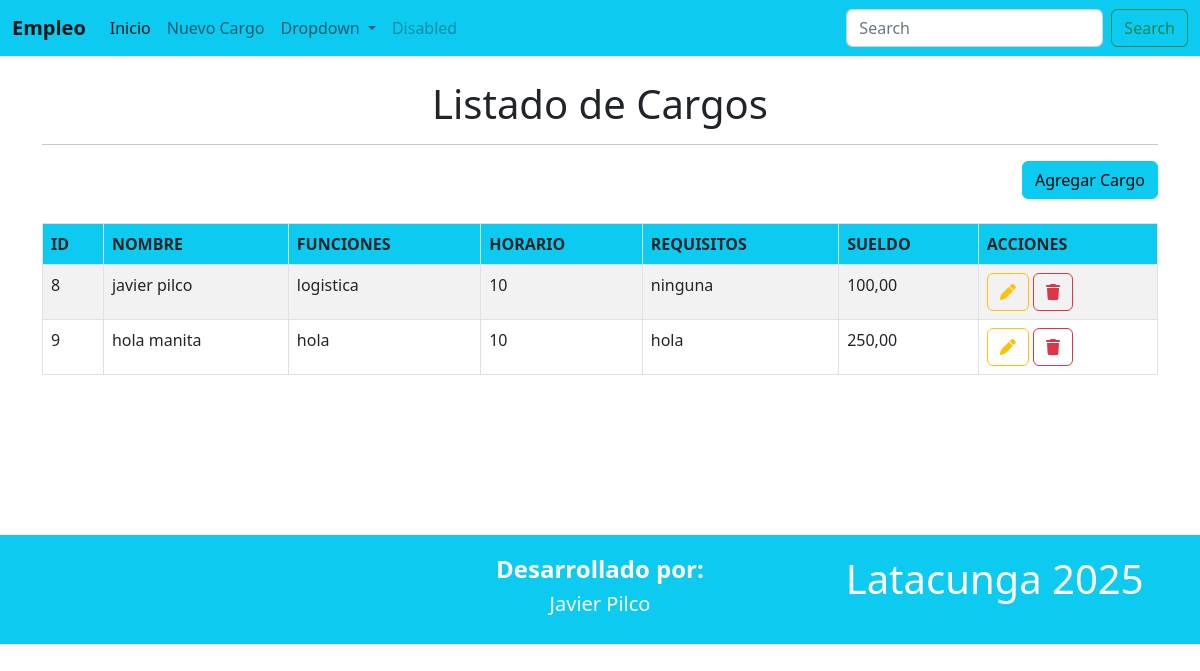
Before: / with the older database file.
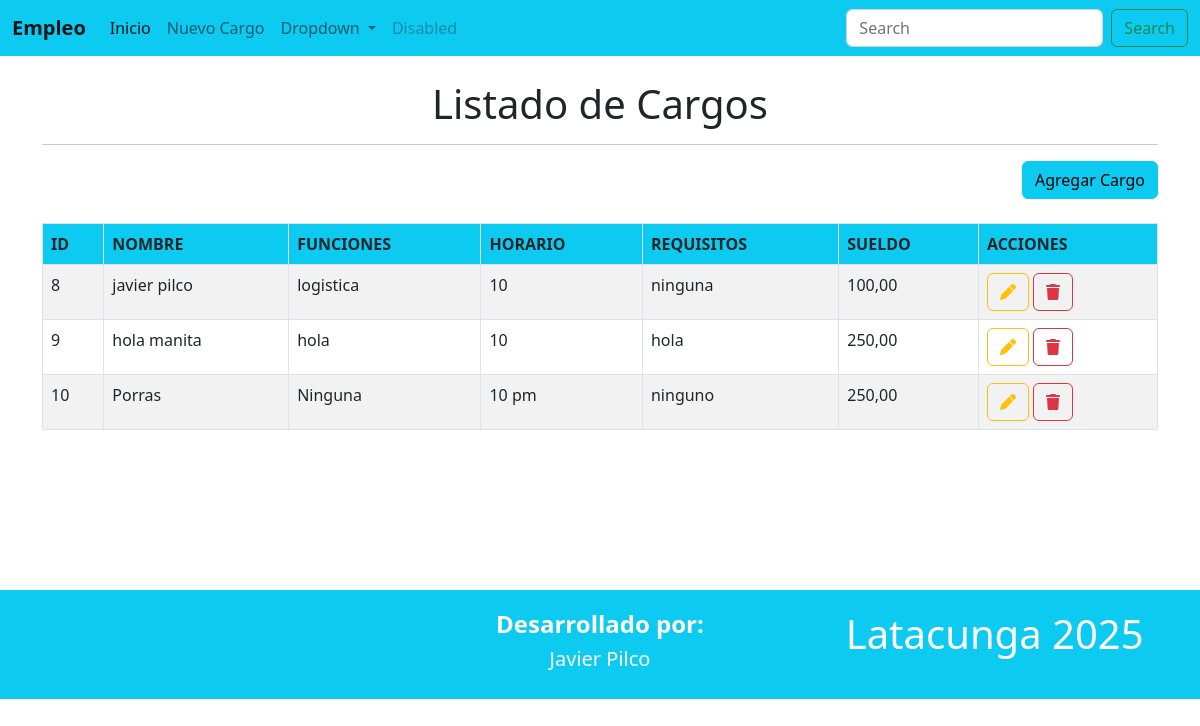
After: the same page with the newer database file.
### Aplicaciones/Empresas/models.py (models this page shows, shortened)
class Cargo(models.Model):
    id=models.AutoField(primary_key=True)
    nombre=models.CharField(max_length=100)
    funciones=models.TextField()
    horario=models.CharField(max_length=500)
    requisitos=models.TextField()
    sueldo=models.DecimalField(max_digits=10,decimal_places=2)
    logo=models.FileField(upload_to='cargo', null=True, blank=True)

### Aplicaciones/Empresas/views.py (the view)
# urls.py: path('',views.inicio),
def inicio(request):
    listadoCargos=Cargo.objects.all()
    return render(request,"inicio.html",{'cargos':listadoCargos})

### Aplicaciones/Empresas/templates/inicio.html (shortened to what this page needs)
{% extends './plantilla.html' %}
{% block contenido %}
<br>
<h1 class="text-center">Listado de Cargos</h1>
<hr>
<div class="row">
    <div class="text-end">
        <a href="nuevoCargo" class="btn btn-info text-right">
            Agregar Cargo
        </a>
    </div>
</div>
<br>
<table  class="table table-bordered
     table-striped table-hover">
    <thead>
        <tr class="bg-info">
            <th>ID</th>
            <th>NOMBRE</th>
            <th>FUNCIONES</th>
            <th>HORARIO</th>
            <th>REQUISITOS</th>
            <th>SUELDO</th>
            <th>ACCIONES</th>
        </tr>
    </thead>
    <tbody>
        {% for cargoTemporal in cargos %}
            <tr>
                <td>{{cargoTemporal.id}}</td>
                <td>{{cargoTemporal.nombre}}</td>
                <td>{{cargoTemporal.funciones}}</td>
                <td>{{cargoTemporal.horario}}</td>
                <td>{{cargoTemporal.requisitos}}</td>
                <td>{{cargoTemporal.sueldo}}</td>
                <td>
                    <a href="editarCargo/{{cargoTemporal.id}}" class="btn btn-outline-warning">
                        <i class="fa fa-pen"></i>
                    </a>
                    <a href="#"
                        data-id="{{cargoTemporal.id}}"
                        class="btn btn-outline-danger btnEliminar">
                        <i class="fa fa-trash"></i>
                    </a>
                </td>
            </tr>
        {% endfor %}
    </tbody>
</table>
<br><br><br><br><br><br>
{% endblock %}

### Aplicaciones/Empresas/templates/plantilla.html (shortened to what this page needs)
<!DOCTYPE html>
<html lang="es">
<head>
    <link href="https://cdn.jsdelivr.net/npm/bootstrap@5.2.3/dist/css/bootstrap.min.css" rel="stylesheet">
    <link rel="stylesheet" href="https://cdnjs.cloudflare.com/ajax/libs/font-awesome/6.7.2/css/all.min.css" />
</head>
<body >
    <nav class="navbar navbar-expand-lg bg-info">
        <div class="container-fluid">
          <a class="navbar-brand" href="/"><b>Empleo</b></a>
          <div class="collapse navbar-collapse" id="navbarSupportedContent">
            <ul class="navbar-nav me-auto mb-2 mb-lg-0">
              <li class="nav-item">
                <a class="nav-link active" aria-current="page" href="/">Inicio</a>
              </li>
              <li class="nav-item">
                <a class="nav-link" href="nuevoCargo">Nuevo Cargo</a>
              </li>
              <li class="nav-item dropdown">
                <a class="nav-link dropdown-toggle" href="#" role="button" data-bs-toggle="dropdown" aria-expanded="false">
                  Dropdown
                </a>
              </li>
              <li class="nav-item">
                <a class="nav-link disabled">Disabled</a>
              </li>
            </ul>
            <form class="d-flex" role="search">
              <input class="form-control me-2" type="search" placeholder="Search" aria-label="Search">
              <button class="btn btn-outline-success" type="submit">Search</button>
            </form>
          </div>
        </div>
      </nav>
    <div class="container">
        {% block contenido %}
        {% endblock %}
    </div>
    <div class="row bg-info" style="padding:20px;
        color:white;">
        <div class="col-md-4 text-center">
        </div>
        <div class="col-md-4 text-center">
            <h4><b>Desarrollado por:</b></h4>
            <h5>Javier Pilco</h5>
        </div>
        <div class="col-md-4 text-center">
            <h1>Latacunga 2025</h1>
        </div>
    </div>
</body>
</html>

Changed rows visible on the page:
added Cargo: id "10", nombre "Porras", funciones "Ninguna", horario "10 pm", requisitos "ninguno", sueldo "250,00"
